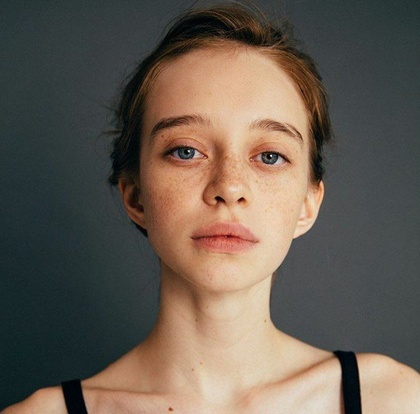
%> input picture Modeling/Test Image/test_im1.jpg, 420 x 414 px, shrunk from 720 x 710 before the run
$ octave estimation_pic_for_article.m   (GNU Octave 9; MATLAB toolbox functions it lacks are replaced by stand-ins)
%> lines starting %> are read from the running program, lines starting %| are printed output that depends on the picture
%Отображение исходного изображения
I = imread('TestImage/test_im1.jpg');
%> I is the input picture: size 414x420x3 uint8; mean R, G, B 104, 92.9, 82.1
origIm = rgb2gray(I);
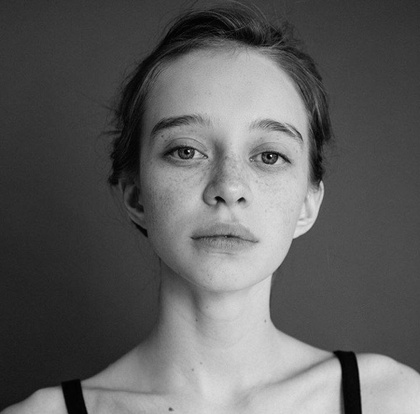
%> origIm: size 414x420 uint8; min 0, max 238, mean 95
subplot(1,1,1);
imshow(origIm);
pause;
%Отображение изображения с радиальным размытием
sigma = 4;
gaussian = imfilter(origIm, fspecial('gaussian',[30 30], sigma));
subplot(1,1,1);
imshow(gaussian);
pause;
%Отображение изображения с имитацией движения
littleBlurredIm = imfilter(origIm, fspecial('motion',20,0),'replicate');
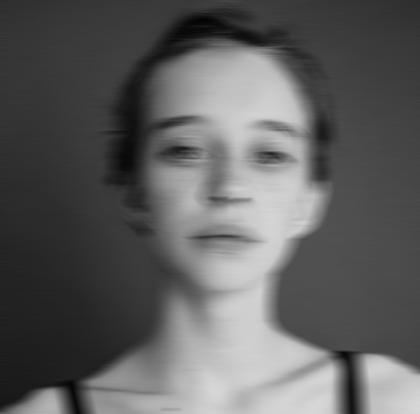
%> littleBlurredIm: size 414x420 uint8; min 4, max 217, mean 94.9
subplot(1,1,1);
imshow(littleBlurredIm);
pause;
%вычисление спектров изображений
[M,N] = size(origIm);
%> M = 414; N = 420
[x, y]=meshgrid(1:N,1:M);
h1=fft2(origIm);
h2=fft2(gaussian);
h3=fft2(littleBlurredIm);
%Вычисление диапазона значений
a1 = h1(1,1)/(M*N);
%> a1 = 94.97
a2 = h2(1,1)/(M*N);
%> a2 = 93.75
a3 = h3(1,1)/(M*N);
%> a3 = 94.93
Tim = 0.00015;
%Спектр исходного изображения
subplot(1,1,1);
mesh(x,y, abs(fftshift(h1)));
zlim([a1*Tim*(M*N) inf]);
xlim([0 M]);
ylim([0 N]);
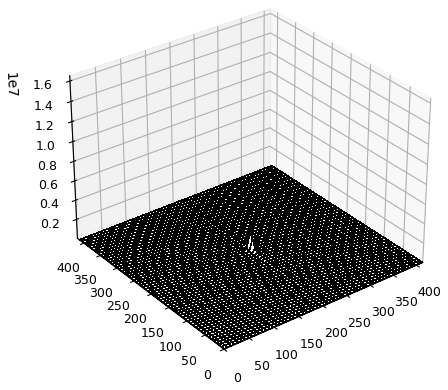
%> figure redrawn from the program's plot data
pause;
%Спектр размытого изображения
subplot(1,1,1);
mesh(x,y, abs(fftshift(h2)));
zlim([a2*Tim*(M*N) inf]);
xlim([0 M]);
ylim([0 N]);
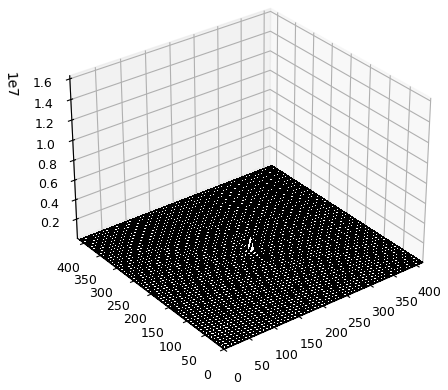
%> figure redrawn from the program's plot data
pause;
%Спектр изображения в движении
subplot(1,1,1);
mesh(x,y, abs(fftshift(h3)));
zlim([a3*Tim*(M*N) inf]);
xlim([0 M]);
ylim([0 N]);

pause;
%фазовый спект исходного изображения
subplot(1,1,1);
imagesc(angle(fftshift(h1)));
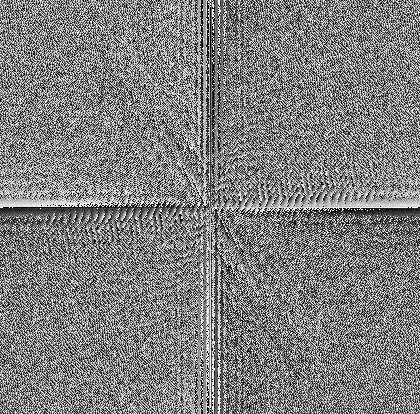
%> displayed picture: size 414x420x3, on the screen's scale of 0 to 255; min 0, max 255, mean 127.5
%colormap(gray);
pause;
%фазовый спект
subplot(1,1,1);
imagesc(angle(fftshift(h2)));
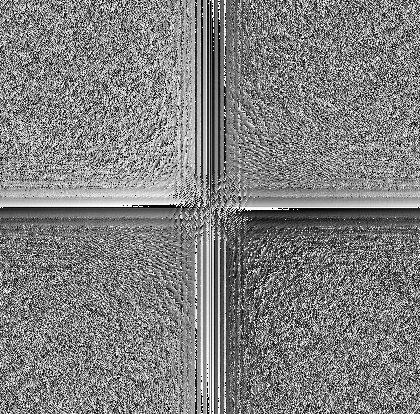
%> displayed picture: size 414x420x3, on the screen's scale of 0 to 255; min 0, max 255, mean 127.5; mean of the top-left, top-right, bottom-left and bottom-right quarters 144.5, 127.3, 126.6, 111.6
%colormap(gray);
pause;
%фазовый спект изображения в движении
subplot(1,1,1);
imagesc(angle(fftshift(h3)));
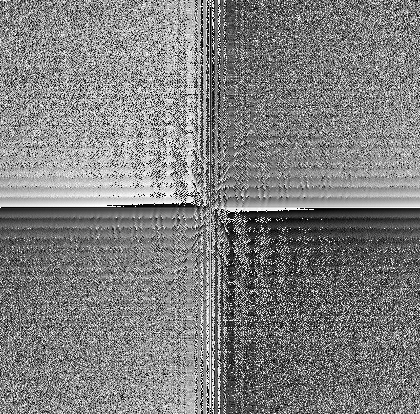
%> displayed picture: size 414x420x3, on the screen's scale of 0 to 255; min 0, max 255, mean 127.5; mean of the top-left, top-right, bottom-left and bottom-right quarters 158.7, 127, 126.9, 97.4
% [26 lines of commented-out code are left out]

m1 = max(max(abs(h1)))*Tim/a1;
%> m1 = 26.08
m2 = max(max(abs(h2)))*Tim/a2;
%> m2 = 26.08
m3 = max(max(abs(h3)))*Tim/a3;
%> m3 = 26.08

k1=0;
k2=0;
k3=0;
for i = 1 : M
   for j = 1: N
       if(h1(i,j)>=m1)
         k1 = k1 + 1;
       end
       if(h2(i,j)>=m2)
         k2 = k2 + 1;
       end
       if(h3(i,j)>=m3)
         k3 = k3 + 1;
       end
   end
end
%> after the loop, k1 = 173803; k2 = 166101; k3 = 169911
Image_Quality_1 = k1/(M*N);
%> Image_Quality_1 = 1
Image_Quality_2 = k2/(M*N);
%> Image_Quality_2 = 0.955
Image_Quality_3 = k3/(M*N);
%> Image_Quality_3 = 0.977
% [20 lines of commented-out code are left out]

$ run again, with Modeling/Test Image/test_im2.jpeg copied over Modeling/Test Image/test_im1.jpg
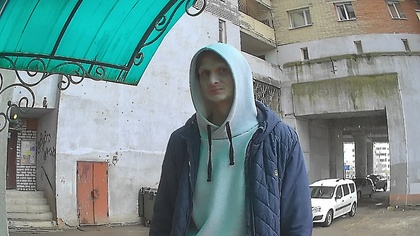
%> input picture Modeling/Test Image/test_im2.jpeg, 420 x 236 px, shrunk from 1280 x 720 before the run
%> I is the input picture: size 236x420x3 uint8; mean R, G, B 120.9, 142.8, 142.3
%> `littleBlurredIm = imfilter(origIm, fspecial('motion',20,0),'replicate');`:
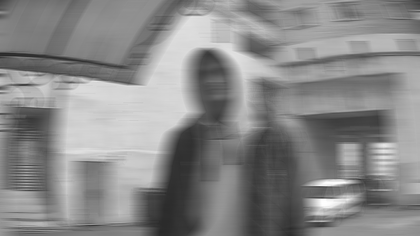
%> littleBlurredIm: size 236x420 uint8; min 39, max 254, mean 136.2
%> a1 = 136.2
%> a2 = 133.4
%> a3 = 136.2
%> `imagesc(angle(fftshift(h3)));`:
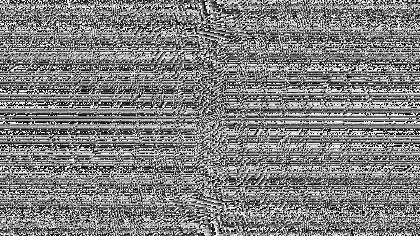
%> displayed picture: size 236x420x3, on the screen's scale of 0 to 255; min 0, max 255, mean 127.5; mean of the top-left, top-right, bottom-left and bottom-right quarters 125.9, 127.5, 127, 129.6
%> m1 = 14.87
%> after the loop `for i = 1 : M`: k1 = 99118; k2 = 97001; k3 = 98796
%> Image_Quality_1 = 1
%> Image_Quality_2 = 0.979
%> Image_Quality_3 = 0.997
